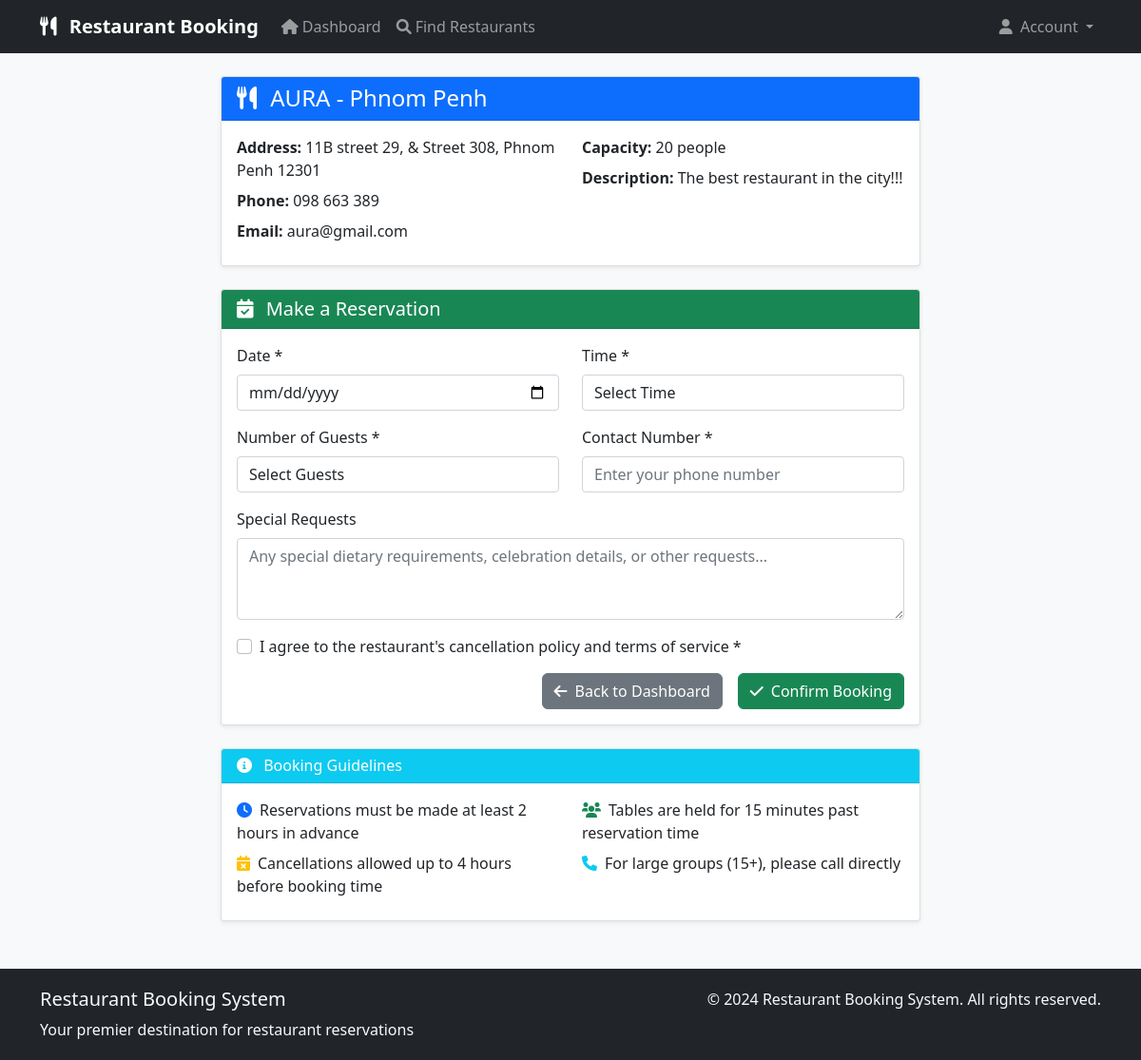
The app's page /book/1 (signed in), older data.
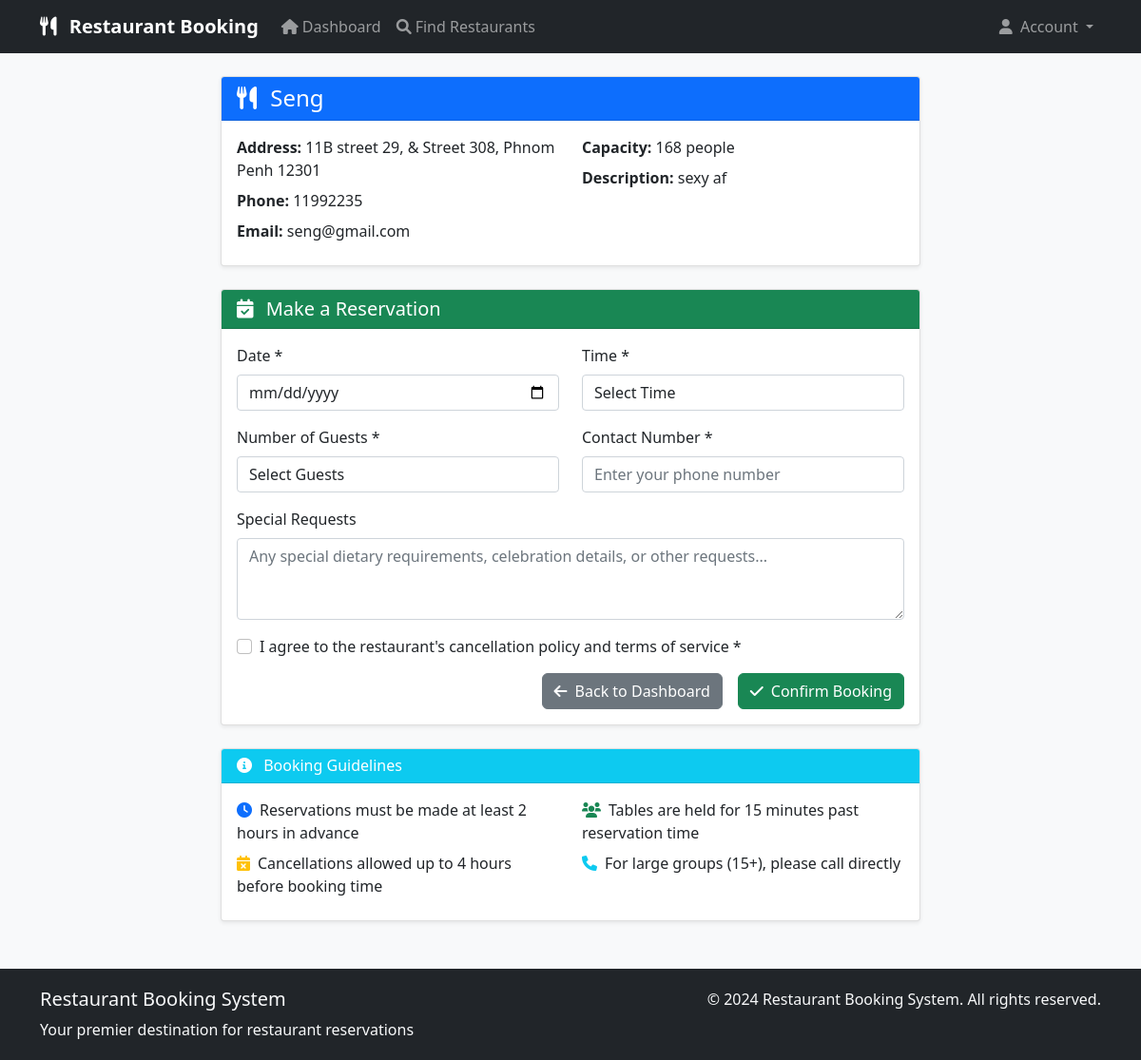
The same page, newer data.
### models/restaurant.py (models this page shows, shortened)
class Restaurant(db.Model):
    id = db.Column(db.Integer, primary_key=True)
    name = db.Column(db.String(120), nullable=False)
    description = db.Column(db.Text)
    location = db.Column(db.String(200), nullable=False)
    phone = db.Column(db.String(20))
    email = db.Column(db.String(120))
    capacity = db.Column(db.Integer, default=50)
    image = db.Column(db.String(255))  # Store filename
    created_at = db.Column(db.DateTime, default=datetime.utcnow)
    bookings = db.relationship('Booking', backref='restaurant', lazy=True, cascade='all, delete-orphan')

### app.py (the view, shortened to what this page needs)
    @app.route('/book/<int:restaurant_id>', methods=['GET', 'POST'])
    @login_required
    def book_restaurant(restaurant_id):
        restaurant = Restaurant.query.get_or_404(restaurant_id)
        return render_template('user/booking.html', restaurant=restaurant)

### templates/user/booking.html (shortened to what this page needs)
{% extends "user/base.html" %}
{% block content %}
<div class="container mt-4">
    <div class="row justify-content-center">
        <div class="col-md-8">
            <div class="card mb-4">
                <div class="card-header bg-primary text-white">
                    <h4 class="mb-0">
                        <i class="fas fa-utensils me-2"></i>
                        {{ restaurant.name }}
                    </h4>
                </div>
                <div class="card-body">
                    <div class="row">
                        <div class="col-md-6">
                            <p class="mb-2"><strong>Address:</strong> {{ restaurant.location }}</p>
                            <p class="mb-2"><strong>Phone:</strong> {{ restaurant.phone }}</p>
                            <p class="mb-2"><strong>Email:</strong> {{ restaurant.email }}</p>
                        </div>
                        <div class="col-md-6">
                            <p class="mb-2"><strong>Capacity:</strong> {{ restaurant.capacity }} people</p>
                            <p class="mb-0"><strong>Description:</strong> {{ restaurant.description }}</p>
                        </div>
                    </div>
                </div>
            </div>
            <div class="card">
                <div class="card-header bg-success text-white">
                    <h5 class="mb-0">
                        <i class="fas fa-calendar-check me-2"></i>
                        Make a Reservation
                    </h5>
                </div>
                <div class="card-body">
                    <form method="POST" action="{{ url_for('book_restaurant', restaurant_id=restaurant.id) }}">
                        <div class="row">
                            <div class="col-md-6 mb-3">
                                <label for="booking_date" class="form-label">Date *</label>
                                <input type="date" class="form-control" id="booking_date" name="booking_date" required>
                            </div>
                            <div class="col-md-6 mb-3">
                                <label for="booking_time" class="form-label">Time *</label>
                                <select class="form-control" id="booking_time" name="booking_time" required>
                                    <option value="">Select Time</option>
                                </select>
                            </div>
                        </div>
                        <div class="row">
                            <div class="col-md-6 mb-3">
                                <label for="guests" class="form-label">Number of Guests *</label>
                                <select class="form-control" id="guests" name="guests" required>
                                    <option value="">Select Guests</option>
                                </select>
                            </div>
                            <div class="col-md-6 mb-3">
                                <label for="phone" class="form-label">Contact Number *</label>
                                <input type="tel" class="form-control" id="phone" name="phone"
                                       placeholder="Enter your phone number" required>
                            </div>
                        </div>
                        <div class="mb-3">
                            <label for="special_requests" class="form-label">Special Requests</label>
                            <textarea class="form-control" id="special_requests" name="special_requests"
                                      rows="3" placeholder="Any special dietary requirements, celebration details, or other requests..."></textarea>
                        </div>
                        <div class="mb-3">
                            <div class="form-check">
                                <input class="form-check-input" type="checkbox" id="terms" name="terms" required>
                                <label class="form-check-label" for="terms">
                                    I agree to the restaurant's cancellation policy and terms of service *
                                </label>
                            </div>
                        </div>
                        <div class="d-grid gap-2 d-md-flex justify-content-md-end">
                            <a href="{{ url_for('user_dashboard') }}" class="btn btn-secondary me-md-2">
                                <i class="fas fa-arrow-left me-2"></i>Back to Dashboard
                            </a>
                            <button type="submit" class="btn btn-success">
                                <i class="fas fa-check me-2"></i>Confirm Booking
                            </button>
                        </div>
                    </form>
                </div>
            </div>
            <div class="card mt-4">
                <div class="card-header bg-info text-white">
                    <h6 class="mb-0">
                        <i class="fas fa-info-circle me-2"></i>
                        Booking Guidelines
                    </h6>
                </div>
                <div class="card-body">
                    <div class="row">
                        <div class="col-md-6">
                            <ul class="list-unstyled mb-0">
                                <li class="mb-2"><i class="fas fa-clock text-primary me-2"></i>Reservations must be made at least 2 hours in advance</li>
                                <li class="mb-2"><i class="fas fa-calendar-times text-warning me-2"></i>Cancellations allowed up to 4 hours before booking time</li>
                            </ul>
                        </div>
                        <div class="col-md-6">
                            <ul class="list-unstyled mb-0">
                                <li class="mb-2"><i class="fas fa-users text-success me-2"></i>Tables are held for 15 minutes past reservation time</li>
                                <li class="mb-0"><i class="fas fa-phone text-info me-2"></i>For large groups (15+), please call directly</li>
                            </ul>
                        </div>
                    </div>
                </div>
            </div>
        </div>
    </div>
</div>
{% endblock %}

### templates/user/base.html (shortened to what this page needs)
<!DOCTYPE html>
<html lang="en">
<head>
    <link href="https://cdn.jsdelivr.net/npm/bootstrap@5.1.3/dist/css/bootstrap.min.css" rel="stylesheet">
    <link rel="stylesheet" href="https://cdnjs.cloudflare.com/ajax/libs/font-awesome/6.0.0/css/all.min.css">
</head>
<body>
    <nav class="navbar navbar-expand-lg navbar-dark bg-dark">
        <div class="container">
            <a class="navbar-brand" href="{{ url_for('user_dashboard') }}">
                <i class="fas fa-utensils me-2"></i>
                Restaurant Booking
            </a>
            <div class="collapse navbar-collapse" id="navbarNav">
                <ul class="navbar-nav me-auto">
                    <li class="nav-item">
                        <a class="nav-link" href="{{ url_for('user_dashboard') }}">
                            <i class="fas fa-home me-1"></i>Dashboard
                        </a>
                    </li>
                    <li class="nav-item">
                        <a class="nav-link" href="{{ url_for('index') }}">
                            <i class="fas fa-search me-1"></i>Find Restaurants
                        </a>
                    </li>
                </ul>
                <ul class="navbar-nav">
                    {% if session.user_id %}
                        <li class="nav-item dropdown">
                            <a class="nav-link dropdown-toggle" href="#" id="navbarDropdown" role="button" data-bs-toggle="dropdown">
                                <i class="fas fa-user me-1"></i>
                                {{ session.get('user_name', 'Account') }}
                            </a>
                        </li>
                    {% endif %}
                </ul>
            </div>
        </div>
    </nav>
    <main class="main-content">
        {% block content %}{% endblock %}
    </main>
    <footer class="footer bg-dark text-light">
        <div class="container">
            <div class="row">
                <div class="col-md-6">
                    <h5>Restaurant Booking System</h5>
                    <p class="mb-0">Your premier destination for restaurant reservations</p>
                </div>
                <div class="col-md-6 text-md-end">
                    <p class="mb-0">&copy; 2024 Restaurant Booking System. All rights reserved.</p>
                </div>
            </div>
        </div>
    </footer>
</body>
</html>

### templates/user/base.html (style rules this page uses)
body { background-color: #f8f9fa; }
.navbar-brand { font-weight: bold; }
.footer { background-color: #343a40; color: white; padding: 20px 0; margin-top: 50px; }
.card { box-shadow: 0 0.125rem 0.25rem rgba(0, 0, 0, 0.075); border: 1px solid rgba(0, 0, 0, 0.125); }
.btn { border-radius: 0.375rem; }
.main-content { min-height: calc(100vh - 200px); }

Row changes from the older to the newer data that the page shows:
changed Restaurant "11B street 29, & Street 308, Phnom Penh 12301": name "AURA - Phnom Penh" → "Seng"; phone "098 663 389" → "11992235"; email "aura@gmail.com" → "seng@gmail.com"; capacity "20" → "168"; description "The best restaurant in the city!!!" → "sexy af"
